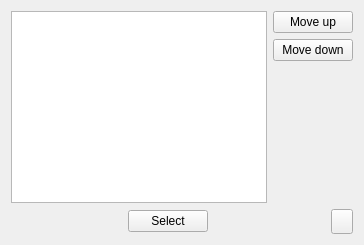
       <widget class="QWidget" name="page_monster">
        <property name="styleSheet">
         <string notr="true">#page_monster{background-image: url(:/CC/images/interface/player/background.jpg);}</string>
        </property>
        <layout class="QVBoxLayout" name="verticalLayout_33">
         <item>
          <layout class="QHBoxLayout" name="horizontalLayout_52">
           <item>
            <widget class="QListWidget" name="monsterList">
             <property name="iconSize">
              <size>
               <width>80</width>
               <height>80</height>
              </size>
             </property>
             <property name="movement">
              <enum>QListView::Static</enum>
             </property>
             <property name="uniformItemSizes">
              <bool>true</bool>
             </property>
            </widget>
           </item>
           <item>
            <layout class="QVBoxLayout" name="verticalLayout_15">
             <item>
              <widget class="QPushButton" name="monsterListMoveUp">
               <property name="text">
                <string>Move up</string>
               </property>
              </widget>
             </item>
             <item>
              <widget class="QPushButton" name="monsterListMoveDown">
               <property name="text">
                <string>Move down</string>
               </property>
              </widget>
             </item>
             <item>
              <spacer name="verticalSpacer_32">
               <property name="orientation">
                <enum>Qt::Vertical</enum>
               </property>
               <property name="sizeHint" stdset="0">
                <size>
                 <width>20</width>
                 <height>40</height>
                </size>
               </property>
              </spacer>
             </item>
            </layout>
           </item>
          </layout>
         </item>
         <item>
          <layout class="QHBoxLayout" name="horizontalLayout_21">
           <item>
            <spacer name="horizontalSpacer_22">
             <property name="orientation">
              <enum>Qt::Horizontal</enum>
             </property>
             <property name="sizeHint" stdset="0">
              <size>
               <width>40</width>
               <height>20</height>
              </size>
             </property>
            </spacer>
           </item>
           <item>
            <widget class="QPushButton" name="selectMonster">
             <property name="text">
              <string>Select</string>
             </property>
            </widget>
           </item>
           <item>
            <spacer name="horizontalSpacer_31">
             <property name="orientation">
              <enum>Qt::Horizontal</enum>
             </property>
             <property name="sizeHint" stdset="0">
              <size>
               <width>40</width>
               <height>20</height>
              </size>
             </property>
            </spacer>
           </item>
           <item>
            <widget class="QToolButton" name="toolButton_monster_list_quit">
             <property name="minimumSize">
              <size>
               <width>22</width>
               <height>25</height>
              </size>
             </property>
             <property name="maximumSize">
              <size>
               <width>22</width>
               <height>25</height>
              </size>
             </property>
             <property name="styleSheet">
              <string notr="true">QToolButton::hover {
background-position:left center;
}
QToolButton::pressed {
background-position:left bottom;
}
QToolButton { 
background-image: url(:/CC/images/interface/quit.png);
border-image: url(:/CC/images/empty.png);
}</string>
             </property>
            </widget>
           </item>
          </layout>
         </item>
        </layout>
       </widget>
